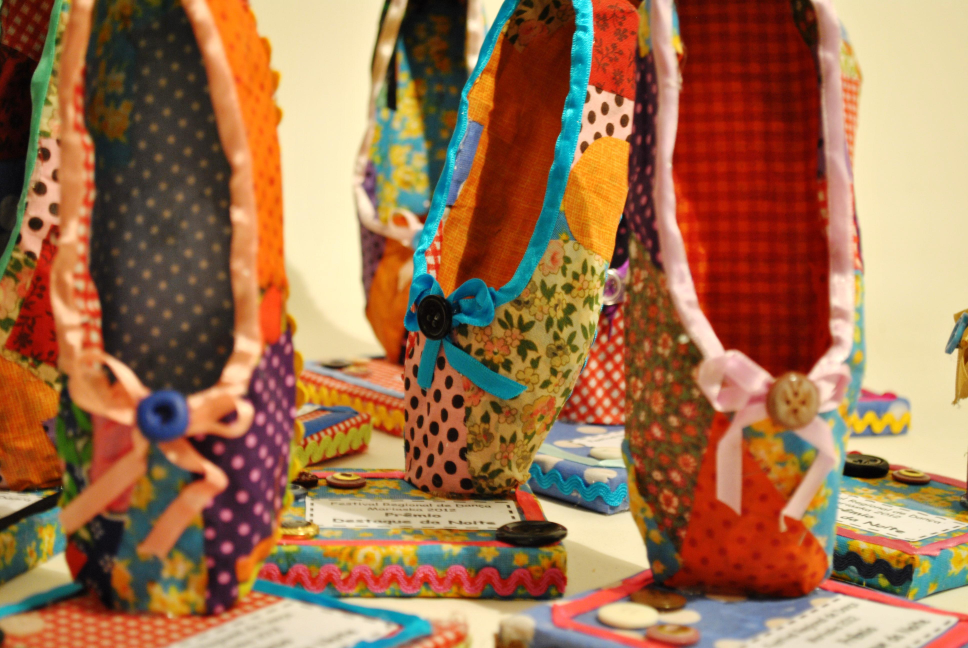
#> input picture Trabalho2/02.jpg, 3872 x 2592 px (shown at 1/4 size)
$ python trabalho2_teste.py   (older library calls are emulated)
#> lines starting #> are read from the running program, lines starting #| are printed output that depends on the picture
### Trabalho2/trabalho2.py
# -*- coding: iso-8859-15 -*-

import numpy as np


# Escala original
ESCALA_MATIZ = 180
ESCALA_SATURACAO = 256


# Normalizando a escala
def normalizar(valor, escala_original, escala_normalizada):
    tamanho_passo = np.uint8(escala_original / escala_normalizada)
    passo = np.uint8(valor / tamanho_passo)
    valor_normalizado = np.uint8(passo * tamanho_passo)

    return valor_normalizado

"""
REFERÊNCIAS:
http://docs.opencv.org/3.1.0/df/d9d/tutorial_py_colorspaces.html
http://docs.opencv.org/3.1.0/d3/df2/tutorial_py_basic_ops.html
https://docs.scipy.org/doc/numpy/user/basics.types.html
"""

### util.py
# -*- coding: iso-8859-15 -*-

import cv2
import time


# Exibir imagem e ajustar tamanho da janela
def exibir_imagem(nome, imagem, duracao=0):
    cv2.namedWindow(nome, cv2.WINDOW_NORMAL)
    cv2.resizeWindow(nome, imagem.shape[1], imagem.shape[0])
    cv2.imshow(nome, imagem)

    # Aguardar
    if duracao:
        cv2.waitKey(5)
        time.sleep(duracao)
    else:
        cv2.waitKey(0)


# Fechar imagem
def fechar_imagem(nome):
    cv2.destroyWindow(nome)


def fechar_imagens():
    cv2.destroyAllWindows()

### Trabalho2/trabalho2_teste.py
# -*- coding: iso-8859-15 -*-

import cv2
import trabalho2 as t2
import util


# Importando imagem RGB
imagem_original_bgr = cv2.imread('02.jpg', cv2.CV_LOAD_IMAGE_COLOR)
#> imagem_original_bgr is the input picture: shape (2592, 3872, 3); mean B, G, R 79.5, 112.8, 157.4

# Abrindo imagem RGB e ajustando o tamanho da janela
util.exibir_imagem("Trabalho 2 - Imagem Original", imagem_original_bgr)
util.fechar_imagem("Trabalho 2 - Imagem Original")

# Convertendo imagem RGB para HSI
imagem_original_hsi = cv2.cvtColor(imagem_original_bgr, cv2.COLOR_BGR2HSV)
#> imagem_original_hsi: shape (2592, 3872, 3); mean H, S, V 29, 145.6, 164

# Separando as bandas HSI
matiz_original, saturacao_original, intensidade_original = cv2.split(imagem_original_hsi)
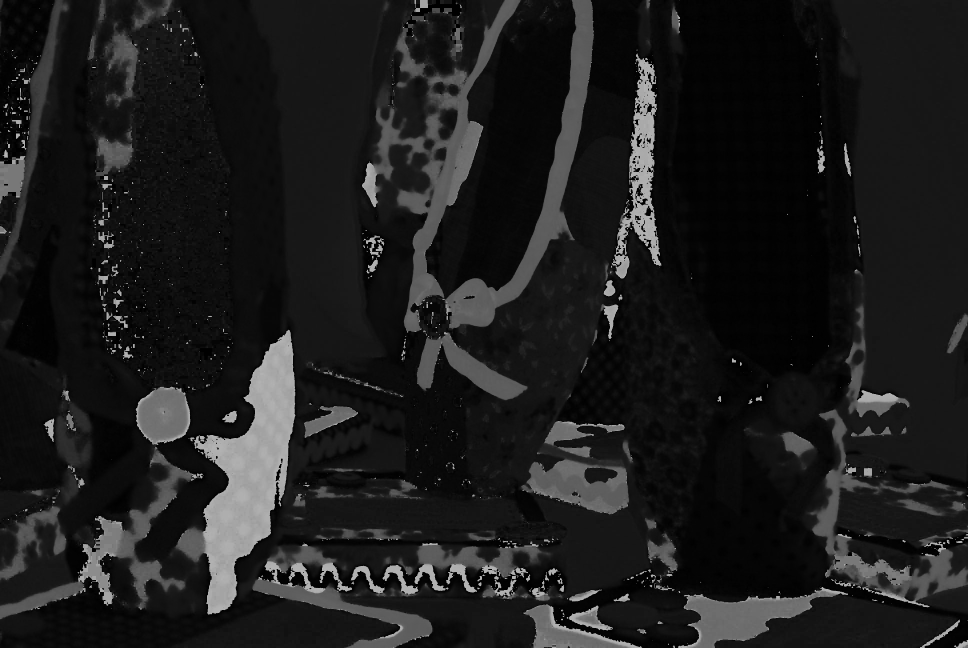
#> matiz_original: shape (2592, 3872) (shown at 1/4 size); min 0, max 179, mean 29
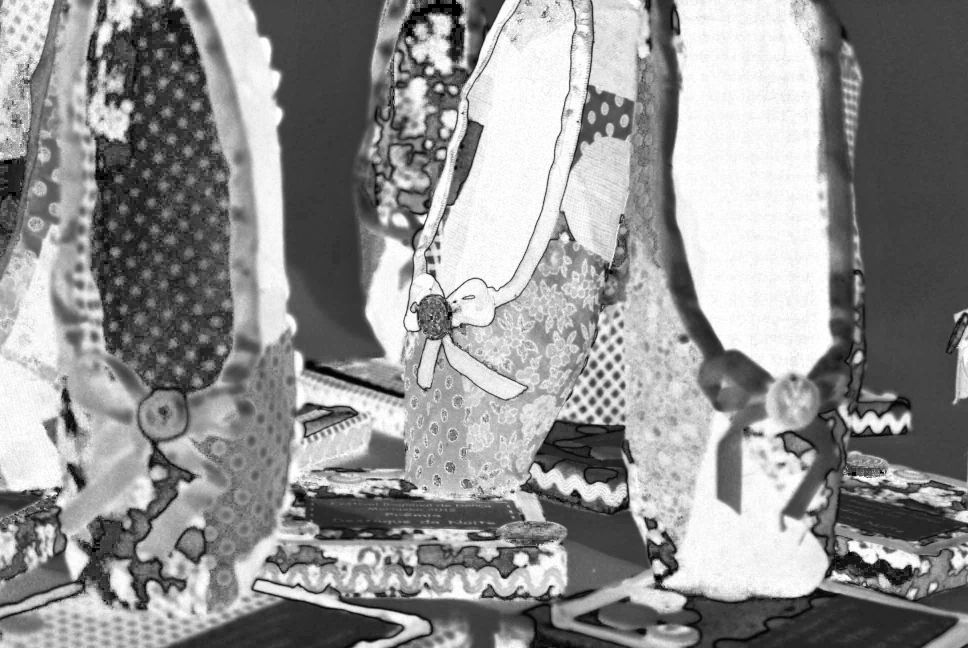
#> saturacao_original: shape (2592, 3872) (shown at 1/4 size); min 0, max 255, mean 145.6
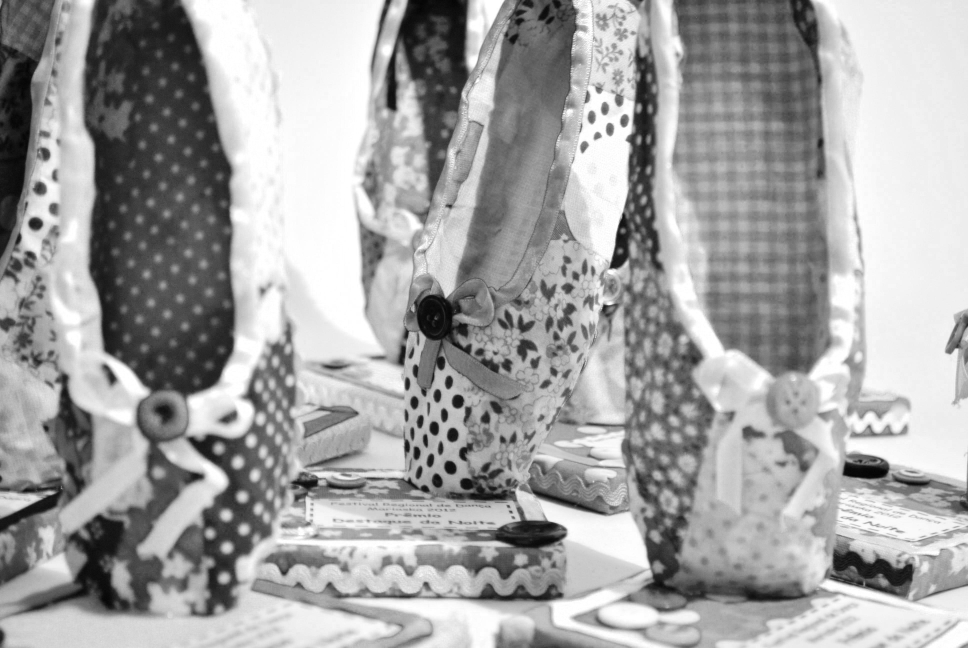
#> intensidade_original: shape (2592, 3872) (shown at 1/4 size); min 0, max 255, mean 164

# Alterando a escala
matiz_normalizada = t2.normalizar(matiz_original, t2.ESCALA_MATIZ, 30)
#> in normalizar, `passo = np.uint8(valor / tamanho_passo)`:
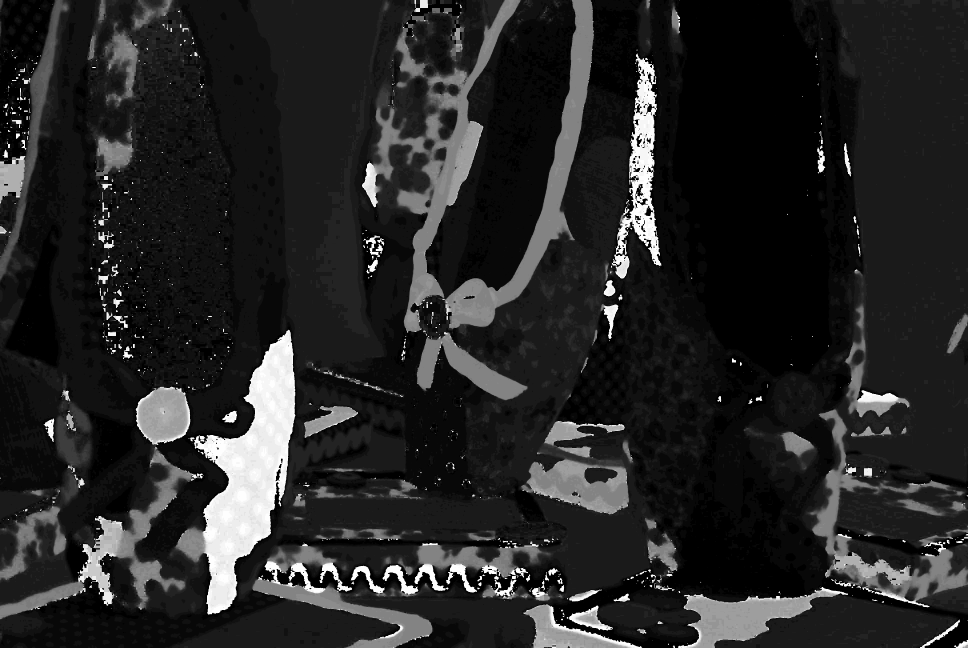
#> passo: shape (2592, 3872) (shown at 1/4 size); min 0, max 29, mean 4.4; drawn with min black and max white
saturacao_normalizada = t2.normalizar(saturacao_original, t2.ESCALA_SATURACAO, 32)

# Juntando as bandas HSI
imagem_normalizada_hsi = cv2.merge((matiz_normalizada, saturacao_normalizada, intensidade_original))
#> imagem_normalizada_hsi: shape (2592, 3872, 3); mean H, S, V 26.3, 142, 164

# Convertendo imagem HSI para RGB
imagem_normalizada_bgr = cv2.cvtColor(imagem_normalizada_hsi, cv2.COLOR_HSV2BGR)
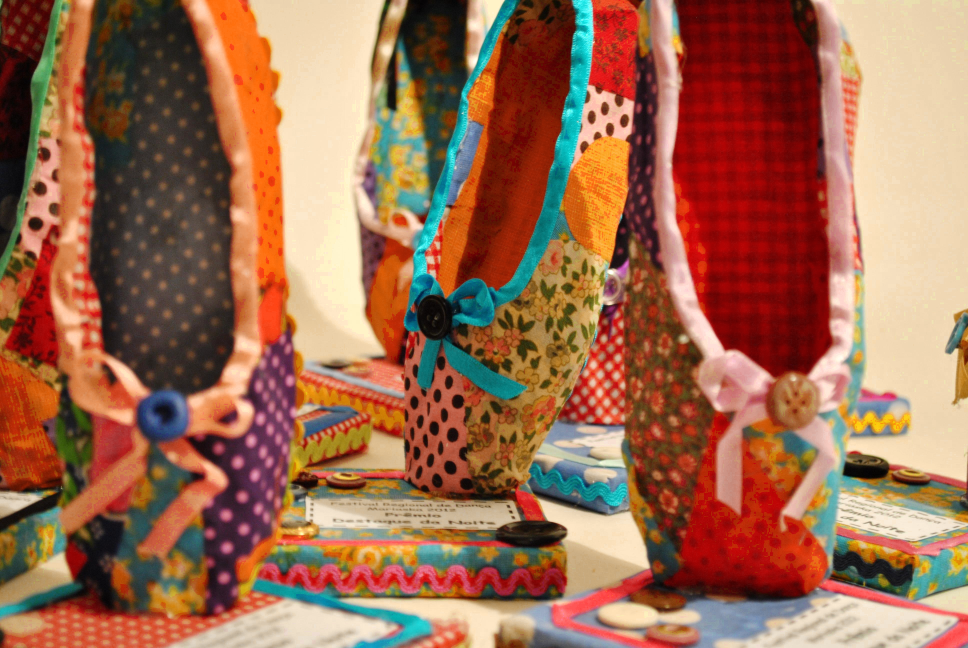
#> imagem_normalizada_bgr: shape (2592, 3872, 3) (shown at 1/4 size); mean B, G, R 81.3, 107, 157.6

# Exibindo imagem final
util.exibir_imagem("Trabalho 2 - Imagem Normalizada", imagem_normalizada_bgr)
util.fechar_imagem("Trabalho 2 - Imagem Normalizada")

util.fechar_imagens()
